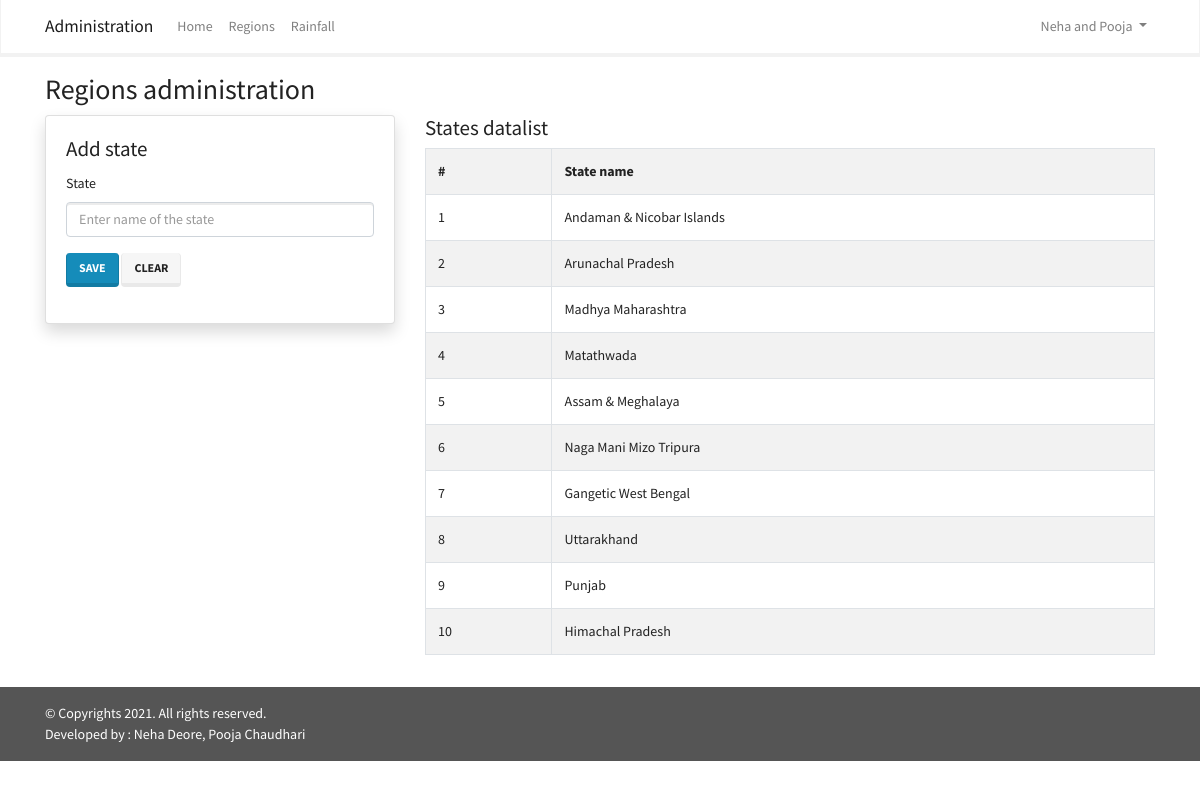
The app's page /location/regions/ (signed in) with its own data.
### location/models.py (models this page shows, shortened)
class States(models.Model):
    name = models.CharField(max_length = 50, unique = True)
    class Meta:
        db_table = 'tblstates'

### location/views.py (the view)
# urls.py: path('regions/', views.regions, name = "regions"),
def regions(request):
    if(request.session.has_key('user_id')):
        if(request.session['role_id'] == 1):
            passData = {}
            passData['fullname'] = request.session['fullname']
            passData['userid'] = request.session['user_id']
            passData['stateslist'] = States.objects.all()
            passData['districtslist'] = Districts.objects.all()
            passData['tehsilslist'] = Tehsils.objects.all()
            passData['townslist'] = Towns.objects.all()
        else:
            return redirect('/')
    else:
        return redirect('/')
    return render(request,'admin/regions.html',passData)

### templates/admin/regions.html (shortened to what this page needs)
{% extends 'admin/base.html'%}
{% block main_content %}
    <h2>Regions administration</h2>
    <div class="row">
        <div class="col-md-4">
            <div class="card shadow">
                <div class="card-body">
                    <h4 class="card-title">Add state</h4>
                    <form action="/location/states/" method="post">
                        <div class="form-group">
                            <label>State</label>
                            <input type="text" name="txtstatename" placeholder="Enter name of the state" autocomplete="off" required class="form-control">
                        </div>
                        <div class="form-group">
                            <input type="submit" name="btnsavestate" value="Save" class="btn btn-primary">
                            <input type="reset" value="Clear" class="btn btn-light">
                        </div>
                    </form>
                </div>
            </div>
        </div>
        <div class="col-md-8">
            <h4>States datalist</h4>
            <table class="table table-striped table-hover table-bordered">
                <tr>
                    <th>#</th>
                    <th>State name</th>
                </tr>
            {% for state in stateslist %}
                <tr>
                    <td>{{state.id}}</td>
                    <td>{{state.name}}</td>
                </tr>
            {% endfor %}
            </table>
        </div>
    </div>
{% endblock %}

### templates/admin/base.html (shortened to what this page needs)
{% load static %}
<!DOCTYPE html>
<html lang="en">
<head>
    <link rel="stylesheet" href="{% static 'css/bootstrap.css' %}">
</head>
<body>
    <nav class="navbar navbar-expand-lg navbar-light bg-light">
        <div class="container">
            <a class="navbar-brand" href="#">Administration</a>
            <div class="collapse navbar-collapse" id="navbarSupportedContent">
                <ul class="navbar-nav mr-auto">
                    <li class="nav-item">
                        <a class="nav-link" href="/admin/">Home</a>
                    </li>
                    <li class="nav-item">
                        <a class="nav-link" href="/location/regions">Regions</a>
                    </li>
                    <li class="nav-item">
                        <a class="nav-link" href="/rainfall/rain_dataset">Rainfall</a>
                    </li>
                </ul>
                <ul class="navbar-nav my-2 my-lg-0">
                    <li class="nav-item dropdown">
                        <a class="nav-link dropdown-toggle" href="#" id="navbarDropdown" role="button"
                            data-toggle="dropdown" aria-haspopup="true" aria-expanded="false">
                             {{fullname}}
                        </a>
                    </li>
                </ul>
            </div>
        </div>
    </nav>
    <div class="container mt-3 mb-3">
        {% block main_content %}
        {% endblock %}
    </div>
    <footer class="bg-dark p-3 text-white">
        <div class="container">
            &copy; Copyrights {% now "Y" %}. All rights reserved.<br>
            Developed by : Neha Deore, Pooja Chaudhari
        </div>
    </footer>
</body>
</html>

### records on screen
States: id "1", name "Andaman & Nicobar Islands"
States: id "2", name "Arunachal Pradesh"
States: id "3", name "Madhya Maharashtra"
States: id "4", name "Matathwada"
States: id "5", name "Assam & Meghalaya"
States: id "6", name "Naga Mani Mizo Tripura"
States: id "7", name "Gangetic West Bengal"
States: id "8", name "Uttarakhand"
States: id "9", name "Punjab"
States: id "10", name "Himachal Pradesh"

### other values on screen
{{ fullname }} "Neha and Pooja"
